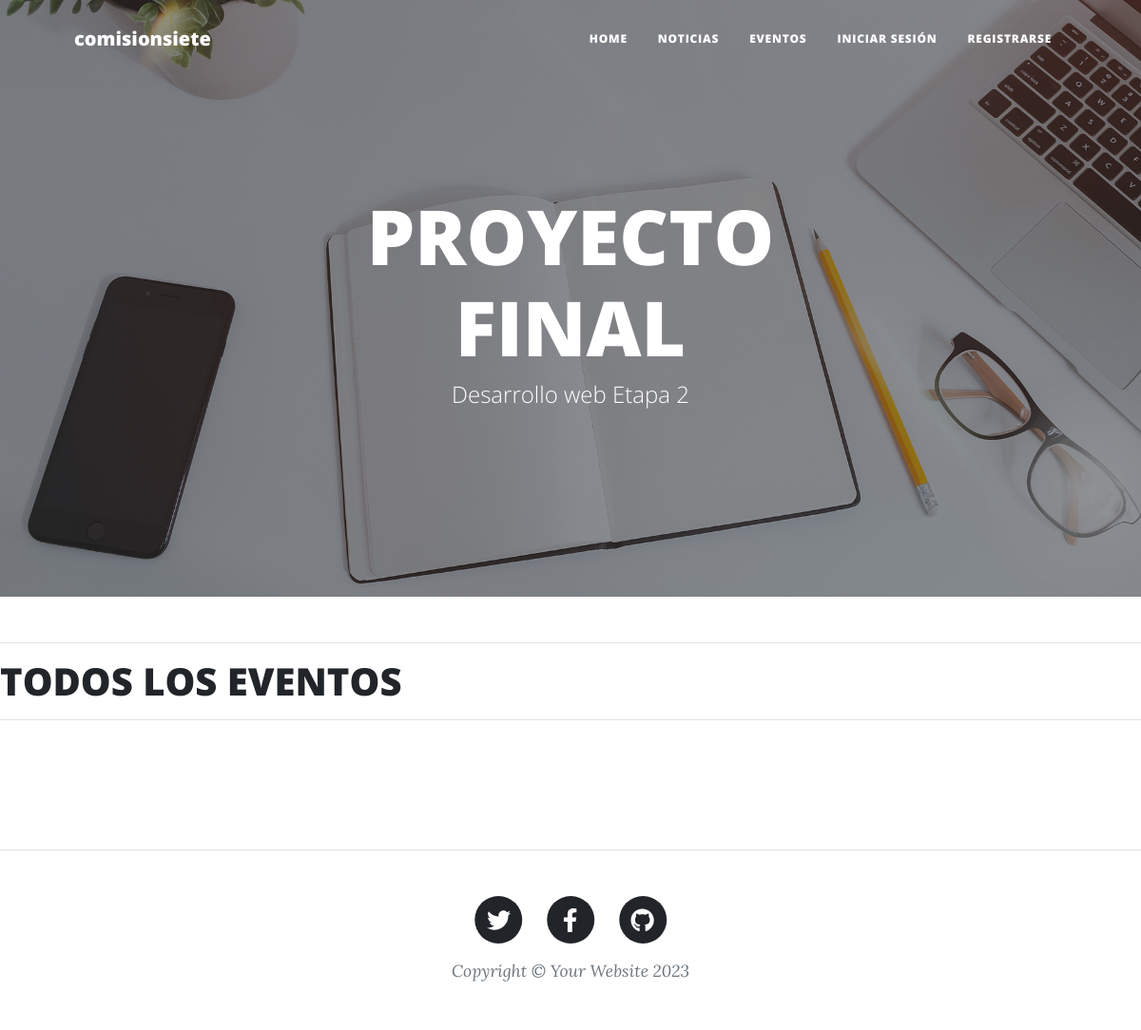
The app's page /eventos/, older data.
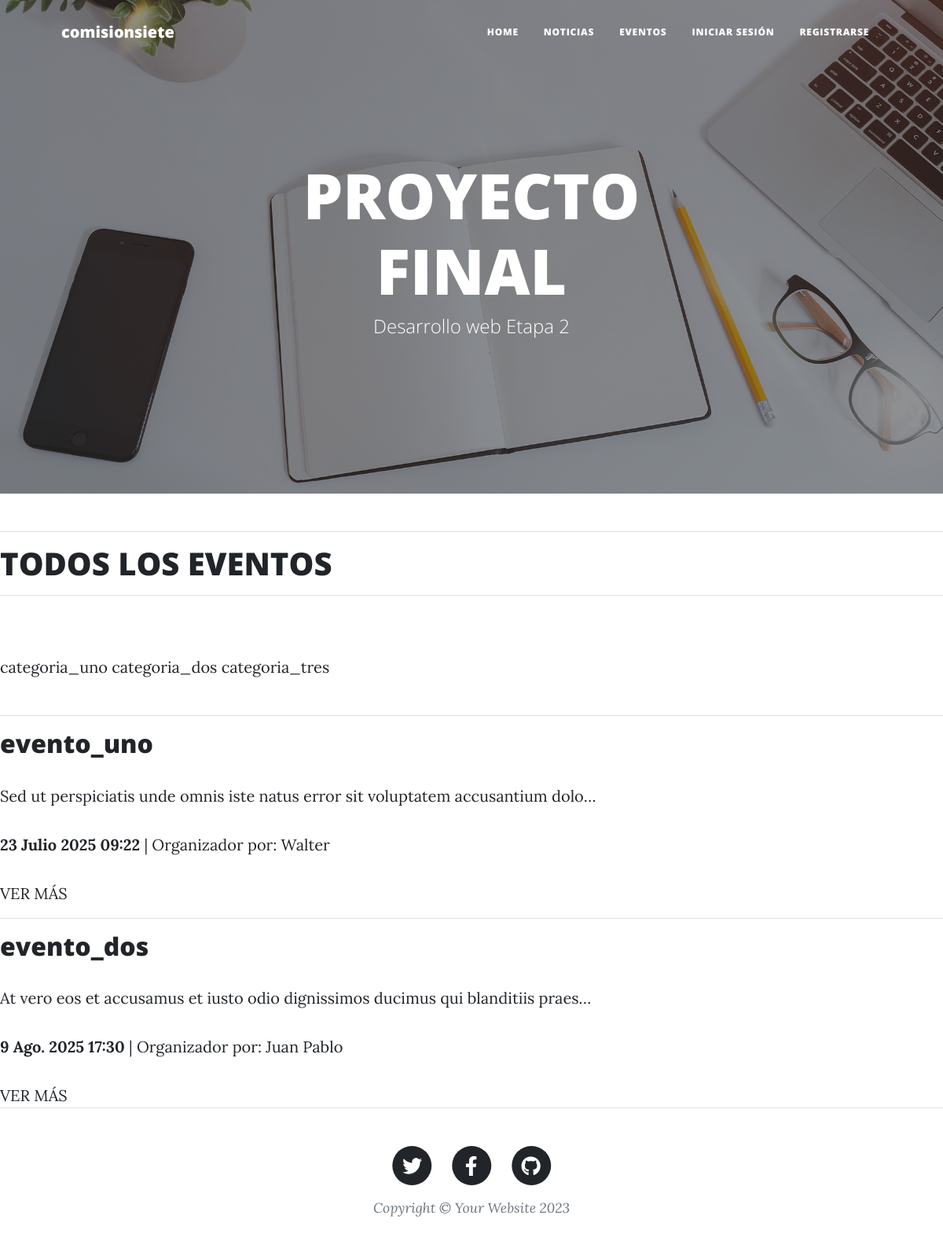
The same page, newer data.
### apps/eventos/models.py (models this page shows, shortened)
class Categoria(models.Model):
    categoria_id = models.AutoField(primary_key=True)
    nombre = models.CharField(max_length=50)
    descripcion = models.TextField(null=True, blank=True)

class Evento(models.Model):
    evento_id = models.AutoField(primary_key=True)
    nombre = models.CharField(max_length=50)
    descripcion = models.TextField()
    inicio = models.DateTimeField()
    duracion_en_minutos = models.PositiveIntegerField(help_text="Duración en minutos.")
    organizador = models.ForeignKey(Organizador, on_delete=models.CASCADE)
    categorias = models.ManyToManyField(Categoria)
    imagen = models.ImageField(upload_to='eventos/', blank=True, null=True)

class Organizador(models.Model):
    class TipoOrganizador(models.TextChoices):
        INDIVIDUAL = 'individual'
        EMPRESA = 'empresa'
        INSTITUCION = 'institucion'
    organizador_id = models.AutoField(primary_key=True)
    nombre = models.CharField(max_length=50)
    tipo = models.CharField(
        max_length=11,
        choices=TipoOrganizador.choices,
        default=TipoOrganizador.INDIVIDUAL
    )

### apps/eventos/views.py (the view)
# urls.py: path('', eventos, name="todos_los_eventos"),
def eventos(request):
    eventos = Evento.objects.all()
    categorias = Categoria.objects.all()
    params = request.GET.get("categoria", "").strip()
    if params:
        eventos = eventos.filter(categorias__nombre__icontains=params)
    context = {"eventos": eventos, "categorias": categorias}
    return render(request, "eventos/eventos.html", context)

### templates/eventos/eventos.html (shortened to what this page needs)
{% extends "base.html" %}
{% block contenido %}
    <hr>
    <h1>TODOS LOS EVENTOS</h1>
    <hr>
    <br>
    <br>
    {% for categoria in categorias %}
        <a href="?categoria={{categoria.nombre}}">{{categoria.nombre}}</a>
    {% endfor %}
    <br>
    <br>
    {% for evento in eventos %}
        <hr>
        <h2>{{evento.nombre}}</h2>
        <p>{{evento.descripcion|truncatechars:80 }}</p>
        <p><strong>{{evento.inicio}}</strong> | Organizador por: {{evento.organizador.nombre}}</p>
        <a href="/eventos/{{evento.evento_id}}">VER MÁS</a>
    {% endfor %}
{% endblock contenido %}

### templates/base.html (shortened to what this page needs)
{% load static %}
<!DOCTYPE html>
<html lang="en">
    <head>
        <link href="{% static 'css/styles.css' %}" rel="stylesheet" />
    </head>
    <body>
        <nav class="navbar navbar-expand-lg navbar-light" id="mainNav">
            <div class="container px-4 px-lg-5">
                <a class="navbar-brand" href="{% url 'inicio' %}">comisionsiete</a>
                <div class="collapse navbar-collapse" id="navbarResponsive">
                    <ul class="navbar-nav ms-auto py-4 py-lg-0">
                        <li class="nav-item"><a class="nav-link px-lg-3 py-3 py-lg-4" href="{% url 'inicio' %}">Home</a></li>
                        <li class="nav-item"><a class="nav-link px-lg-3 py-3 py-lg-4" href="{% url 'apps.noticias:todas_las_noticias' %}">Noticias</a></li>
                        <li class="nav-item"><a class="nav-link px-lg-3 py-3 py-lg-4" href="{% url 'apps.eventos:todos_los_eventos' %}">Eventos</a></li>
                        {% if request.user.is_authenticated %}
                        <li class="nav-item"><a class="nav-link px-lg-3 py-3 py-lg-4" href="{% url 'apps.authentication:logout' %}">Cerrar sesión</a></li>
                        {% else %}
                        <li class="nav-item"><a class="nav-link px-lg-3 py-3 py-lg-4" href="{% url 'apps.authentication:login' %}">Iniciar sesión</a></li>
                        <li class="nav-item"><a class="nav-link px-lg-3 py-3 py-lg-4" href="{% url 'apps.authentication:register' %}">Registrarse</a></li>
                        {% endif %}
                    </ul>
                </div>
            </div>
        </nav>
        <header class="masthead" style="background-image: url('{% static 'assets/img/home-bg.jpg' %}')">
            <div class="container position-relative px-4 px-lg-5">
                <div class="row gx-4 gx-lg-5 justify-content-center">
                    <div class="col-md-10 col-lg-8 col-xl-7">
                        <div class="site-heading">
                            <h1>PROYECTO FINAL</h1>
                            <span class="subheading">Desarrollo web Etapa 2</span>
                        </div>
                    </div>
                </div>
            </div>
        </header>
        {% block contenido %}
        {% endblock contenido%}
        <footer class="border-top">
            <div class="container px-4 px-lg-5">
                <div class="row gx-4 gx-lg-5 justify-content-center">
                    <div class="col-md-10 col-lg-8 col-xl-7">
                        <ul class="list-inline text-center">
                            <li class="list-inline-item">
                                <a href="#!">
                                    <span class="fa-stack fa-lg">
                                        <i class="fas fa-circle fa-stack-2x"></i>
                                        <i class="fab fa-twitter fa-stack-1x fa-inverse"></i>
                                    </span>
                                </a>
                            </li>
                            <li class="list-inline-item">
                                <a href="#!">
                                    <span class="fa-stack fa-lg">
                                        <i class="fas fa-circle fa-stack-2x"></i>
                                        <i class="fab fa-facebook-f fa-stack-1x fa-inverse"></i>
                                    </span>
                                </a>
                            </li>
                            <li class="list-inline-item">
                                <a href="#!">
                                    <span class="fa-stack fa-lg">
                                        <i class="fas fa-circle fa-stack-2x"></i>
                                        <i class="fab fa-github fa-stack-1x fa-inverse"></i>
                                    </span>
                                </a>
                            </li>
                        </ul>
                        <div class="small text-center text-muted fst-italic">Copyright &copy; Your Website 2023</div>
                    </div>
                </div>
            </div>
        </footer>
    </body>
</html>

Row changes from the older to the newer data that the page shows:
added Categoria: nombre "categoria_uno"
added Categoria: nombre "categoria_dos"
added Categoria: nombre "categoria_tres"
added Evento: nombre "evento_uno", descripcion "Sed ut perspiciatis unde omnis iste natus error sit voluptatem accusantium dolo…", inicio "23 Julio 2025 09:22", organizador.nombre "Walter"
added Evento: nombre "evento_dos", descripcion "At vero eos et accusamus et iusto odio dignissimos ducimus qui blanditiis praes…", inicio "9 Ago. 2025 17:30", organizador.nombre "Juan Pablo"
